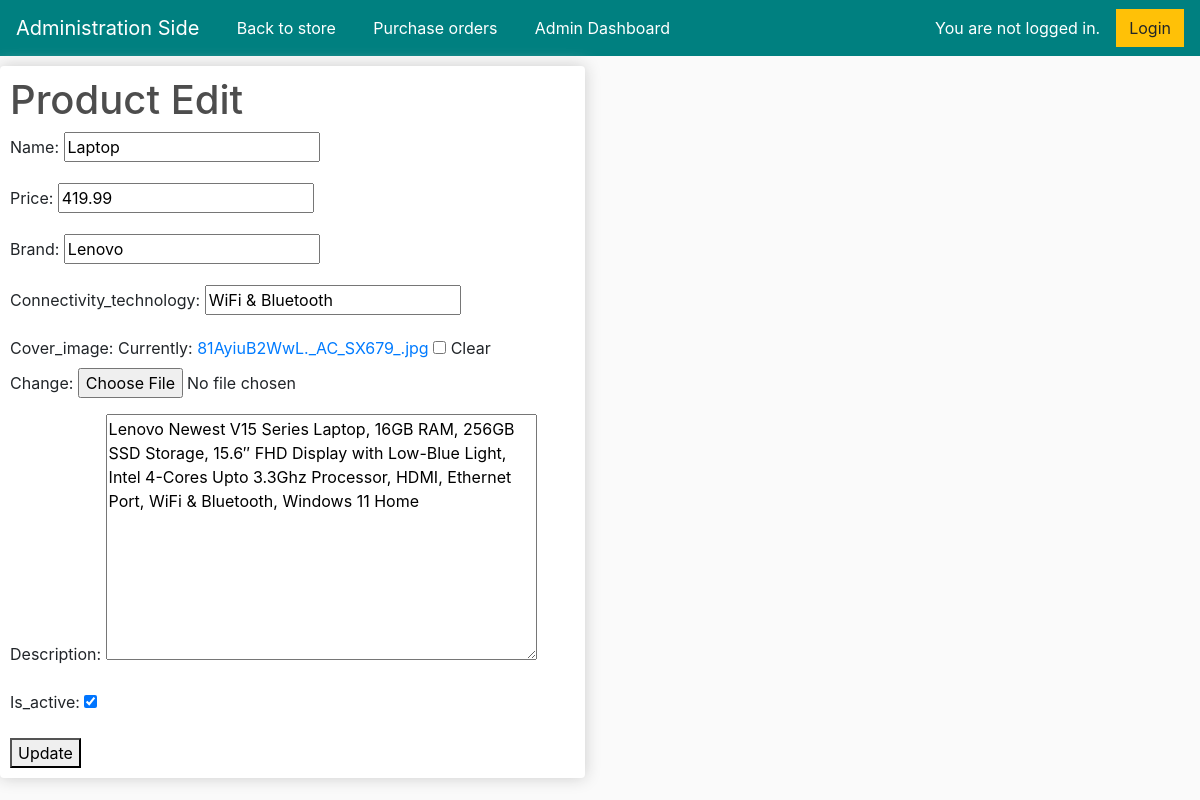
Screenshot of /product_edit/6 with the database file from the repository.
### store/models.py (models this page shows, shortened)
class Product(models.Model):
    name = models.CharField(max_length=200, null=True, verbose_name=_('name'))
    price = models.DecimalField(max_digits=10, decimal_places=2, verbose_name=_('price'))
    brand = models.CharField(max_length=16, null=True, verbose_name=_('brand'))
    connectivity_technology = models.CharField(max_length=32, null=True, verbose_name=_('connectivity_technology'))
    digital = models.BooleanField(default=False, null=True, blank=False)
    cover_image = models.ImageField(null=True, blank=True, verbose_name=_('cover_image'))
    description = models.TextField(null=True, verbose_name=_('description'))
    is_active = models.BooleanField(default=True, verbose_name=_('is_active'))

### store/views.py (the view, shortened to what this page needs)
# urls.py: path('product_edit/<int:product_id>', views.ProductUpdateView.as_view(), name="product_edit"),
class ProductUpdateView(View):
    def get(self, request, product_id):
        product = Product.objects.get(id=product_id)
        form = ProductForm(instance=product)
        return render(request, 'product_edit.html', {'form': form})

### store/forms.py
class ProductForm(forms.ModelForm):
    class Meta:
        model = Product
        fields = ['name','name_en','name_zh_hant','price','brand','connectivity_technology','cover_image','description','description_en','description_zh_hant','is_active',]

### store/templates/product_edit.html (shortened to what this page needs)
<!DOCTYPE html>
{% load static %}
{% load i18n %}
<head>
	<link rel="stylesheet" href="https://stackpath.bootstrapcdn.com/bootstrap/4.4.1/css/bootstrap.min.css">
	<link rel="stylesheet" type="text/css" href="{% static 'css/main.css' %}">
</head>
<body>
    <nav class="navbar navbar-expand-lg navbar-dark" style="background-color: #008080;">
		<a class="navbar-brand" href="{% url 'adminDashboard' %}">{% trans 'Administration Side' %}</a>
		<div class="collapse navbar-collapse" id="navbarSupportedContent">
			<ul class="navbar-nav me-auto mb-2 mb-lg-0">
				<a style="margin-left: 8px; color: #008080">|</a>
				<li class="nav-item">
					<a class="nav-link active" aria-current="page" href="{% url 'store' %}">{% trans 'Back to store' %}</a>
				</li>
				<a style="margin-left: 16px; color: #008080">|</a>
				<li class="nav-item">
					<a class="nav-link active" aria-current="page" href="{% url 'order_list' %}">{% trans 'Purchase orders' %}</a>
				</li>
				<a style="margin-left: 16px; color: #008080">|</a>
				<li class="nav-item">
					<a class="nav-link active" aria-current="page" href="{% url 'adminDashboard' %}">{% trans 'Admin Dashboard' %}</a>
				</li>
			</ul>
		</div>
	    <div class="form-inline my-2 my-lg-0">
			{% if user.is_authenticated %}
				<a style="margin-right: 16px; color: white">{% trans 'Hi' %} {{ user.username }}! </a>
				<form action="{% url 'logout' %}" method="post">
					{% csrf_token %}
					<button class="btn btn-warning" type="submit">{% trans 'Logout' %}</button>
				</form>
			{% else %}
				<a style="margin-right: 16px; color: white">{% trans 'You are not logged in.' %} </a>
	     		<a href="{% url 'login' %}" class="btn btn-warning">{% trans 'Login' %}</a>
	     	{% endif %}
	    </div>
	</nav>
    <div class="row">
        <div class="col-lg-6">
            <div class="box-element">
                <h1>{% trans 'Product Edit' %}</h1>
                <form method="post" enctype="multipart/form-data">
                    {{ form.as_p }}
                    <button type="submit">{% trans 'Update' %}</button>
                </form>
            </div>
        </div>
    </div>
</body>

### static/css/main.css (style rules this page uses)
body { background-color: hsl(0, 0%, 98%); }
h1,h2,h3,h4,h5,h6 { color:hsl(0, 0%, 30%); }
.box-element { box-shadow:hsl(0, 0%, 80%) 0 0 16px; background-color: #fff; border-radius: 4px; padding: 10px; }
.col-lg-4, .col-lg-6, .col-lg-8, .col-lg-12 { margin-top: 10px; }
.btn { border-radius: 0; }

### rows the page displays
Product: name "Laptop", price "419.99", brand "Lenovo", connectivity_technology "WiFi & Bluetooth", description "Lenovo Newest V15 Series Laptop, 16GB RAM, 256GB SSD Storage, 15.6″ FHD Display with Low-Blue Light, Intel 4-Cores Upto 3.3Ghz Processor, HDMI, Ethernet Port, WiFi & Bluetooth, Windows 11 Home", is_active "☑"
